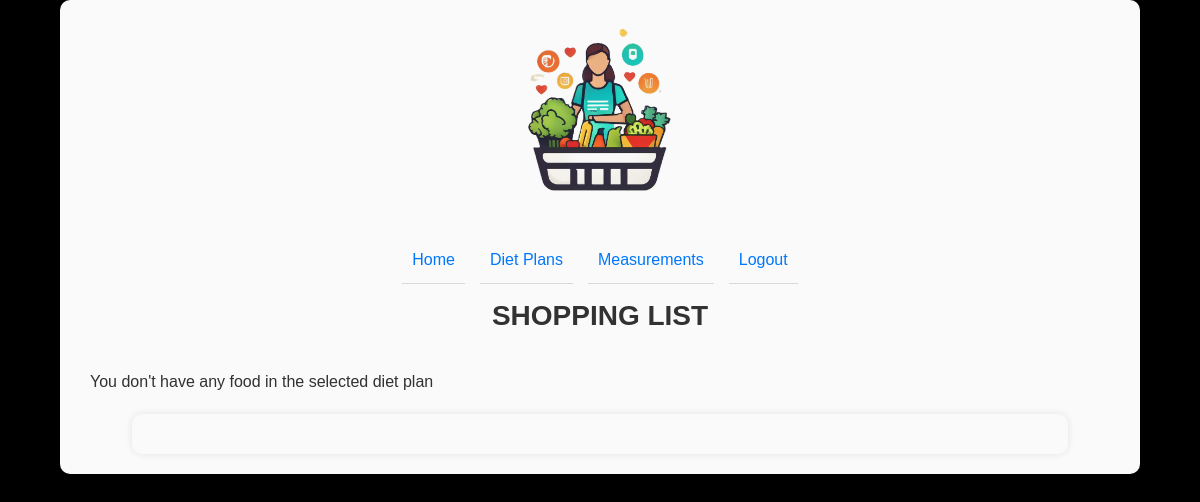
Before: /shopping-list/37 (signed in) with the older database file.
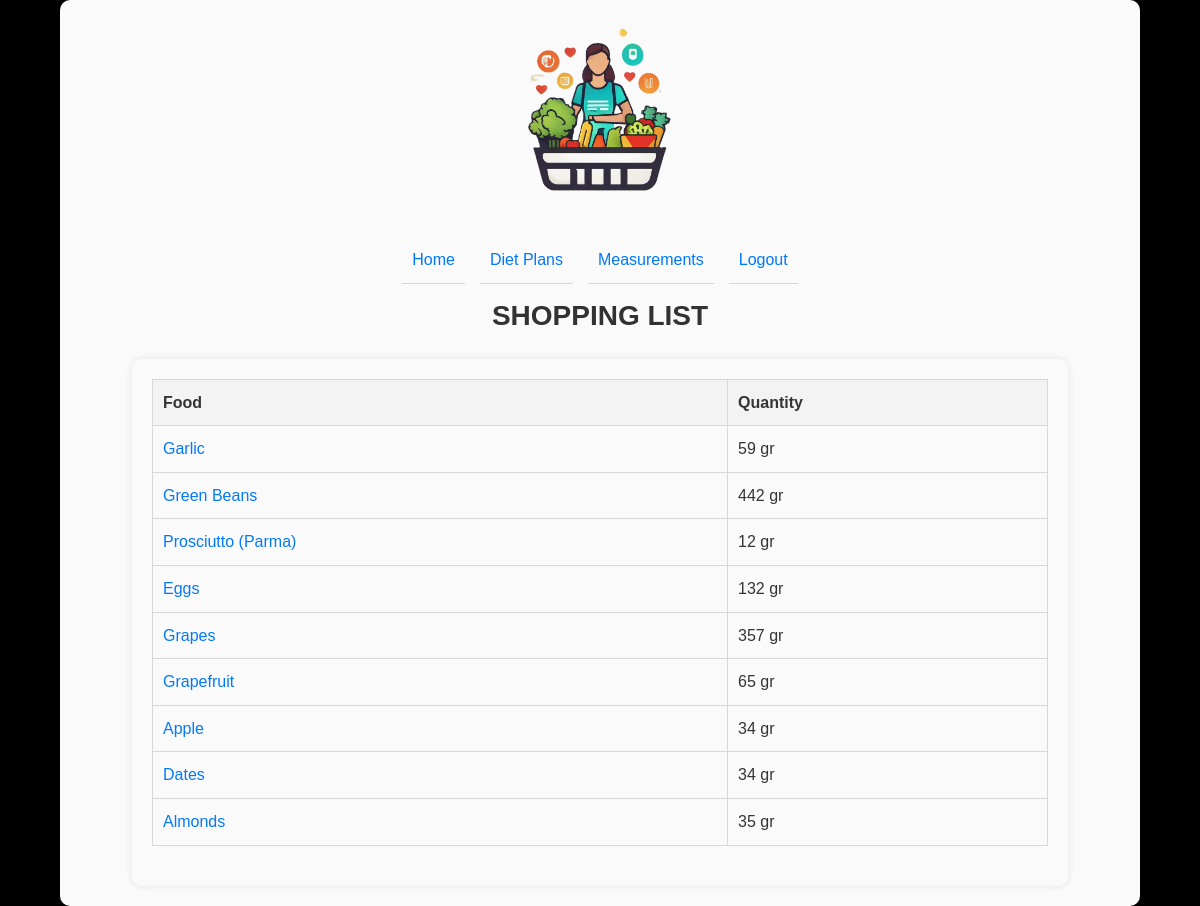
After: the same page with the newer database file.
### app/models.py (models this page shows)
class Meals(db.Model):
    __tablename__ = 'Meals'
    meal_id = db.Column(db.Integer, primary_key=True)
    dietplan_id = db.Column(db.Integer, db.ForeignKey('DietPlans.dietplan_id'))
    day_type_id = db.Column(db.Integer, db.ForeignKey('DayTypes.day_type_id'))
    meal_type_id = db.Column(db.Integer, db.ForeignKey('MealTypes.meal_type_id'))
    food_id = db.Column(db.Integer, db.ForeignKey('Foods.food_id'))
    quantity = db.Column(db.Integer)

class Foods(db.Model):
    __tablename__ = 'Foods'
    food_id = db.Column(db.Integer, primary_key=True)
    name = db.Column(db.String(255), unique=True, nullable=False)
    calories = db.Column(db.Integer)
    protein = db.Column(db.DECIMAL(5, 2))
    carbs = db.Column(db.DECIMAL(5, 2))
    fats = db.Column(db.DECIMAL(5, 2))

### app/routes.py (the view)
@main.route("/shopping-list/<int:diet_plan_id>", methods=['GET'])
@login_required
def show_selected_shopping_list(diet_plan_id):
    items = db.session.query(Foods.name, Meals.quantity).join(Meals, Foods.food_id == Meals.food_id).filter(
        Meals.dietplan_id == diet_plan_id).all()
    aggregate_items = {}
    for name, quantity in items:
        aggregate_items[name] = aggregate_items.get(name, 0) + quantity
    if not aggregate_items:
        flash ("You don't have any food in the selected diet plan", "error")
        return render_template("shopping_list.html")
    return render_template("shopping_list.html", items=aggregate_items)

### app/helpers.py (called while the page is built)
def login_required(f):
    from functools import wraps
    @wraps(f)
    def decorated_function(*args, **kwargs):
        if 'user_id' not in session:
            return redirect(url_for('main.login', next=request.url))
        return f(*args, **kwargs)
    return decorated_function

### app/templates/shopping_list.html (shortened to what this page needs)
{% extends "base.html" %}
{% block content %}
    <h2 class="text-center">SHOPPING LIST</h2>
    {% with messages = get_flashed_messages(with_categories=true) %}
        {% if messages %}
            {% for category, message in messages %}
                <div class="alert alert-{{ category }}">
                    {{ message }}
                </div>
            {% endfor %}
        {% endif %}
    {% endwith %}
    <div class="container">
        {% if items %}
            <table class="shopping-list">
                <thead>
                    <tr>
                        <th>Food</th>
                        <th>Quantity</th>
                    </tr>
                </thead>
                <tbody>
                    {% for name, quantity in items.items() %}
                        <tr>
                            <td><a href="{{ url_for('main.food_details', food_name=name) }}">{{ name }}</a></td>
                            <td>{{ quantity }} gr</td>
                        </tr>
                    {% endfor %}
                </tbody>
            </table>
        {% endif %}
    </div>
{% endblock %}

### app/templates/base.html (shortened to what this page needs)
<!DOCTYPE html>
<html lang="en">
<head>
    <link rel="stylesheet" href="{{ url_for('static', filename='styles.css') }}">
</head>
<body>
    <div class="container">
        <div class="logo">
            <img src="{{ url_for('static', filename='logo.png') }}" alt="Logo" width="170" height="50">
        </div>
        <nav class="nav-links">
            <ul>
                <li><a href="{{ url_for('main.index') }}">Home</a></li>
                <li><a href="{{ url_for('main.diet_plan') }}">Diet Plans</a></li>
                <li><a href="{{ url_for('main.measurements') }}">Measurements</a></li>
                <li><a href="{{ url_for('main.logout')}}"> Logout</a></li>
            </ul>
        </nav>
        {% block content %}{% endblock %}
    </div>
</body>
</html>

### app/static/styles.css (style rules this page uses)
* { margin: 0; padding: 0; box-sizing: border-box; }
:root { --primary-color: #007bff; --secondary-color: #333; --bg-color: #000; --container-bg-color: #fff; --heading-color: #333; --link-hover-color: #0056b3; --success-bg: #d4edda; --success-text: #155724; --error-bg: #f8d7da; --error-text: #721c24; --padding: 20px; }
html, body { font-family: Arial, sans-serif; line-height: 1.6; background-color: var(--bg-color); color: var(--secondary-color); background-image: url('/static/background.jpg'); background-size: cover; background-repeat: no-repeat; background-position: center; }
h1, h2, h3, h4, h5, h6 { color: var(--heading-color); margin-bottom: 15px; }
h2 { font-size: 1.75em; text-align: center; margin-bottom: 20px; }
a { color: var(--primary-color); text-decoration: none; }
.container { width: 90%; max-width: 1200px; margin: 0 auto; padding: var(--padding); background-color: var(--container-bg-color); border-radius: 10px; box-shadow: 0 0 10px rgba(0, 0, 0, 0.1); opacity: 0.98; }
.logo { text-align: center; margin-bottom: 20px; }
.logo img { max-width: 100%; height: auto; }
.nav-links ul { list-style-type: none; display: flex; justify-content: center; padding: 0; }
.nav-links ul li { margin-right: 15px; }
.nav-links ul li:last-child { margin-right: 0; }
table { width: 100%; border-collapse: collapse; margin-bottom: 20px; }
table th, table td { padding: 10px; border: 1px solid #ddd; text-align: left; }
table th { background-color: #f8f8f8; }
ul { list-style-type: none; padding: 0; }
ul li { padding: 10px; border-bottom: 1px solid #ddd; margin-bottom: 10px; }
ul li a { color: var(--primary-color); text-decoration: none; }

Changed rows visible on the page:
added Meals: name "Garlic", quantity "59"
added Meals: name "Green Beans", quantity "442"
added Meals: name "Prosciutto (Parma)", quantity "12"
added Meals: name "Eggs", quantity "132"
added Meals: name "Grapes", quantity "357"
added Meals: name "Grapefruit", quantity "65"
added Meals: name "Apple", quantity "34"
added Meals: name "Dates", quantity "34"
added Meals: name "Almonds", quantity "35"
Other visible differences:
text now shown: "Food Quantity"
list line gone: "You don't have any food in the selected diet plan"
